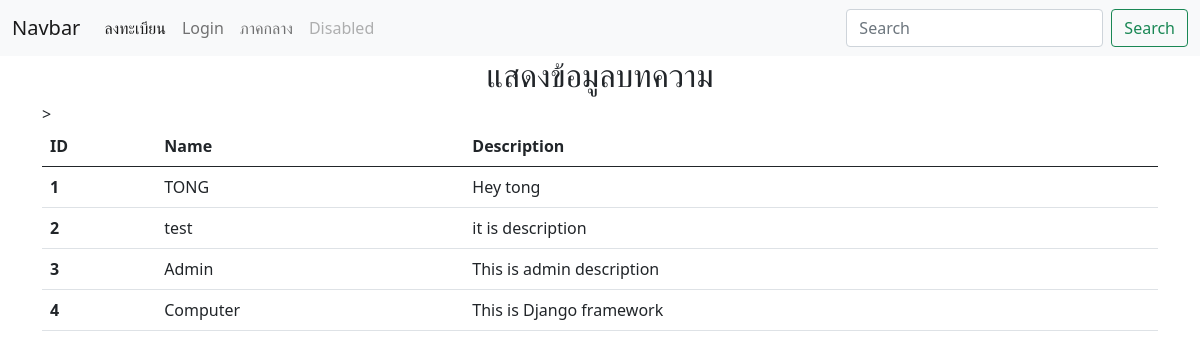
The page / on the database its author committed.
### blog/models.py (models this page shows, shortened)
class Blog(models.Model):
    name = models.CharField(max_length=250)
    description = models.TextField()

### blog/views.py (the view)
# urls.py: path('',views.hello,name="home"), # name is name of rout
def hello(request):
    data = Blog.objects.all()
    return render(request,'index.html',{
        'blogs' : data
    })

### templates/index.html
{% extends 'layout.html' %}
{% block content %}
<h2 align="center">แสดงข้อมูลบทความ</h2>>
<table class="table">
  <thead>
    <tr>
      <th scope="col">ID</th>
      <th scope="col">Name</th>
      <th scope="col">Description</th>
    </tr>
  </thead>
  <tbody>
  {% for blog in blogs %}
    <tr>
      <th scope="row">{{ blog.id }}</th>
      <td>{{ blog.name }}</td>
      <td>{{ blog.description }}</td>
    </tr>
  {% endfor %}
  </tbody>
</table>
{% endblock %}

### rows shown on the page
Blog: id "1", name "TONG", description "Hey tong"
Blog: id "2", name "test", description "it is description"
Blog: id "3", name "Admin", description "This is admin description"
Blog: id "4", name "Computer", description "This is Django framework"
